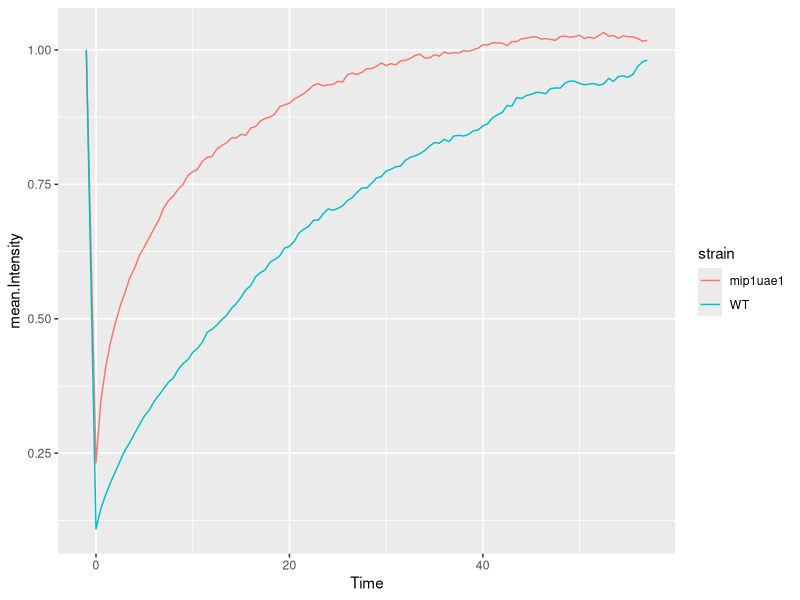
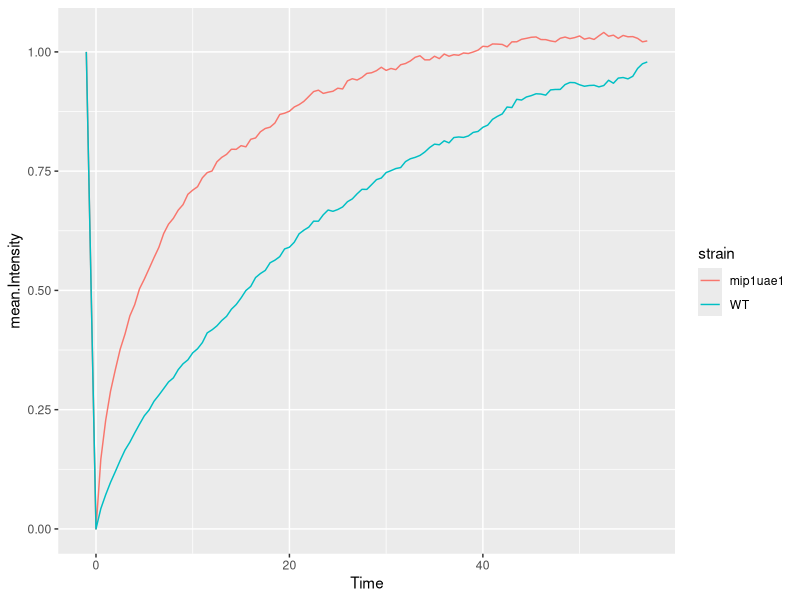
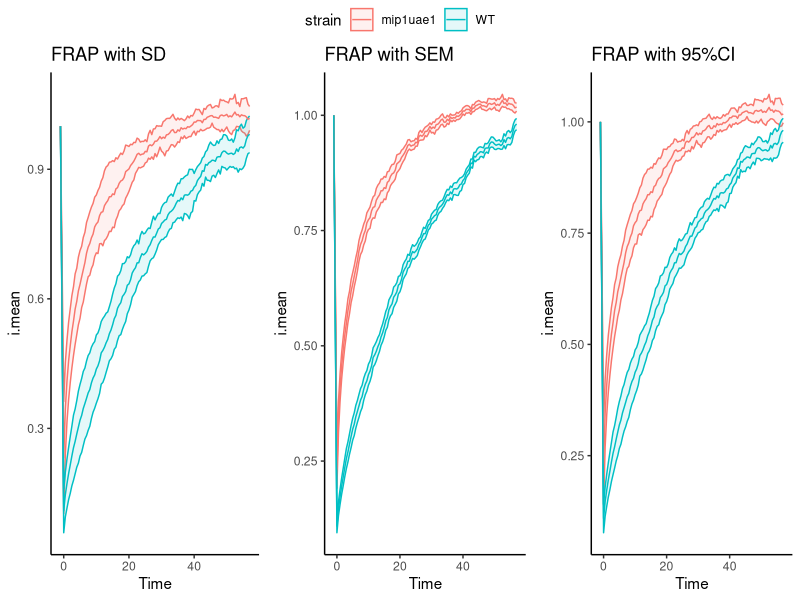
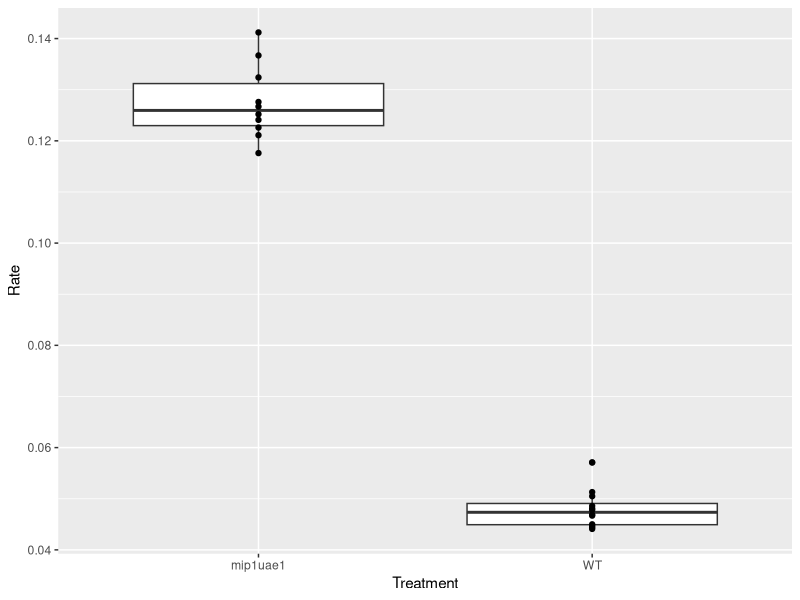
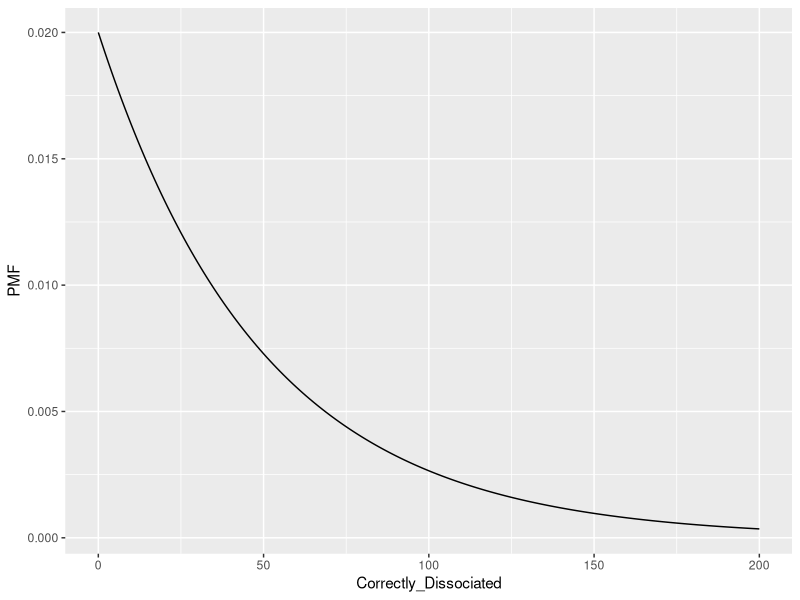
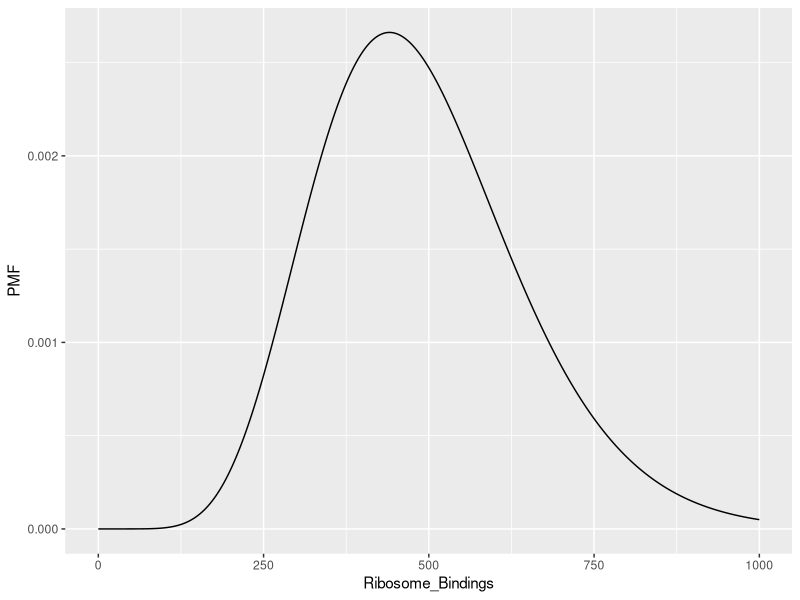
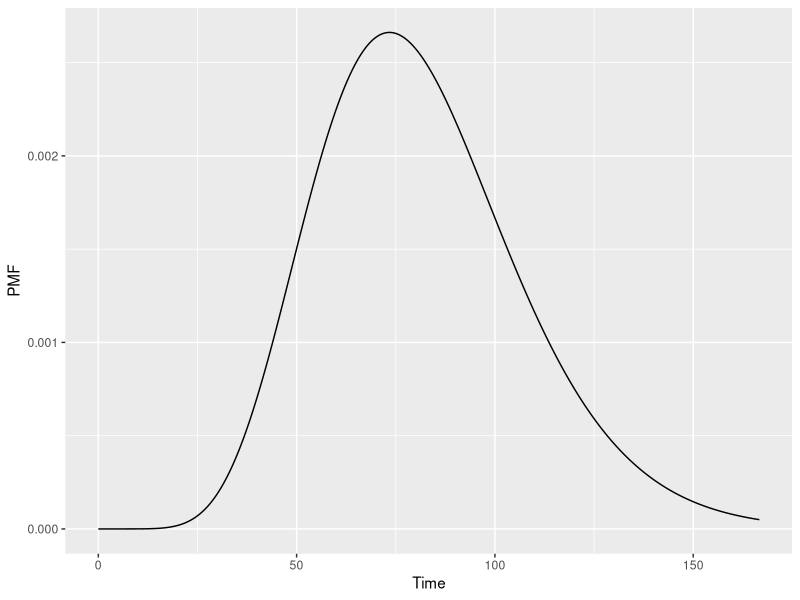
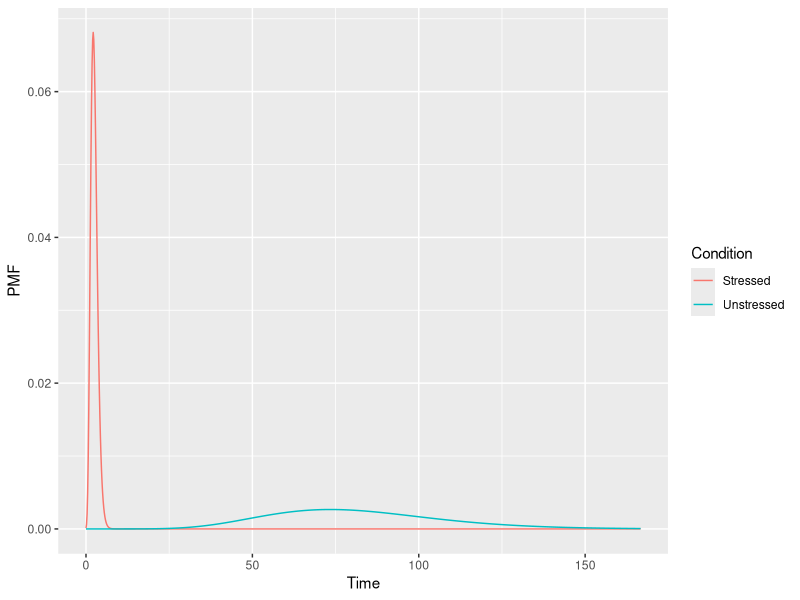

Here is the R script that generated these plots, in order:
## ---- chunk 1
knitr::opts_chunk$set(echo = TRUE)
library(ggplot2)
library(dplyr)
library(ggpubr)
## ---- chunk 2
frap=read.csv("./glh_frap.csv",stringsAsFactors =TRUE)
head(frap)
summary(frap)
## ---- chunk 3
# summary table
frap.summary = frap %>% 
      group_by(strain,Time) %>%

  summarise(mean.Intensity = mean(Intensity) )
head(frap.summary)
# View(frap.summary)
frap.summary
# plot
ggplot(frap.summary,
       aes(x=Time,y=mean.Intensity,col=strain))+
  geom_line()
## ---- chunk 4
# normalization function
int.norm=function(x){
  value=(x-min(x))/(1-min(x))
  return(value)
}
## ---- chunk 5
# add normalized intensity column
frap = frap %>%
  group_by( strain,rep ) %>%
  mutate(norm.Intensity =  int.norm(Intensity) )
head(frap)
# View(frap)
frap
## ---- chunk 6
# summary table
frap.summary.norm = frap %>% 
  group_by(strain,Time) %>%
  summarise(mean.Intensity = mean(norm.Intensity) )
head(frap.summary.norm)
# View(frap.summary)
frap.summary.norm
# plot
ggplot(frap.summary.norm,
       aes(x=Time,y=mean.Intensity,col=strain))+
  geom_line()

## ---- chunk 7
frap.norm.summary = frap %>% 
  group_by( strain,Time ) %>%
  summarise(i.mean = mean(Intensity) ,
            i.sd   = sd(Intensity) ,
            i.se   = sd(Intensity)/sqrt(max(rep)) ,
            rep    = max(rep) )
head(frap.norm.summary)
# View(frap.norm.summary)
frap.norm.summary
## ---- chunk 8
# SD.upper and SD.lower
frap.norm.summary=frap.norm.summary %>%group_by(strain,Time) %>% 
  mutate(SD.upper=i.mean+i.sd,
                                 SD.lower=i.mean-i.sd,
                                 SE.upper=i.mean+i.se,
                                 SE.lower=i.mean-i.se,
CI.upper=i.mean+qt(0.975,df=rep-1)*i.se,
        CI.lower=i.mean+qt(0.025,df=rep-1)*i.se  )

head(frap.norm.summary)
# View(frap.norm.summary)
frap.norm.summary
## ---- chunk 9
# SD plot
sd.plot = ggplot(frap.norm.summary,
                 aes(x=Time,
                     y=i.mean,col=strain )) +
    geom_ribbon(aes(ymin=SD.lower,ymax=SD.upper,fill=strain),alpha=0.1)+
  geom_line()+
  theme_classic() +
  ggtitle("FRAP with SD")

# SEM plot
se.plot = ggplot(frap.norm.summary,
                 aes(x=Time,
                     y=i.mean,col=strain )) +
    geom_ribbon(aes(ymin=SE.lower,ymax=SE.upper,fill=strain),alpha=0.1)+
  geom_line()+
  theme_classic() +
  ggtitle("FRAP with SEM")

# 95%CI plot
ci.plot = ggplot(frap.norm.summary,
                 aes(x=Time,
                     y=i.mean,col=strain )) +
    geom_ribbon(aes(ymin=CI.lower,ymax=CI.upper,fill=strain),alpha=0.1)+
  geom_line()+
  theme_classic() +
  ggtitle("FRAP with 95%CI")

ggarrange(sd.plot, se.plot, ci.plot, nrow=1, common.legend=TRUE)
## ---- chunk 10
# load FRAP rates
rate=read.csv("./rates_glh.csv")
rate=rate %>% group_by(Treatment)
# make the plot
ggplot(rate,
       aes(x=Treatment,y=Rate))+
  
  geom_boxplot()+
  geom_point()
## ---- chunk 11
# get WT and mutant rates separately
wt.rate = rate %>% filter(Treatment=="WT")
wt.rate=wt.rate$Rate
mut.rate =rate %>% filter(Treatment=="mip1uae1")
mut.rate=mut.rate$Rate
# test for significance
t.test(wt.rate,mut.rate)
## ---- chunk 12
# Create the "ideal" NB probability mass function over the range x=0:200.
atf4.unstressed.pmf <- dnbinom( x=0:200,size=1,prob=0.02 )

# Create a data frame with two columns: the range vector, and
# the corresponding PMF values.
atf4.unstressed.pmf.df <- data.frame(PMF = atf4.unstressed.pmf ,
                                     Correctly_Dissociated = 0:200)

# Make a density plot (the range goes on the x-axis, the density goes on the y-axis).
ggplot(atf4.unstressed.pmf.df,
       aes(x=Correctly_Dissociated,y=PMF))+
  geom_line()
## ---- chunk 13
# Create the probability mass function over the range 0:1000 (ribosome bindings)
# for r=10 "successes"
atf4.response.activation.pmf <- dnbinom(0:1000,size=10,p=0.02)

# Create a data.frame with the data
atf4.response.activation.pmf.df = data.frame(
  PMF = atf4.response.activation.pmf, 
  Ribosome_Bindings = 0:1000 )

# Make a density plot 
ggplot(atf4.response.activation.pmf.df,
       aes(x=Ribosome_Bindings,y=PMF))+
  geom_line()
## ---- chunk 14
# Add a Time column to this data frame giving the number of minutes to activation.
atf4.response.activation.pmf.df=atf4.response.activation.pmf.df %>% mutate(Time=Ribosome_Bindings/6)

# Make a density plot of the TIME to activate the response
# (time goes on the x-axis, density goes on the y-axis).
ggplot(atf4.response.activation.pmf.df,
       aes(x=Time,y=PMF))+
  geom_line()
## ---- chunk 15
# First, add a 'Condition' column to the "activated" data frame and set it to
# "Unstressed"
atf4.response.activation.pmf.df=atf4.response.activation.pmf.df %>% mutate(Condition="Unstressed")


# Create the PMF for the stressed condition over the range 0:1000 ribosome bindings
stressed.pmf <- dnbinom(0:1000,size=10,p=0.4)
stressed.pmf.df = data.frame(
  PMF = stressed.pmf, 
  Ribosome_Bindings = 0:1000 )
stressed.pmf.df=stressed.pmf.df %>% mutate(Time=Ribosome_Bindings/6)
stressed.pmf.df=stressed.pmf.df %>% mutate(Condition="Stressed")

# Create a data.frame with the data for the stressed condition.
# Add columns for Ribosome_Bindings, Time, and Condition.


# Row bind the unstressed and stressed data to create a full data set.
together.df=rbind(atf4.response.activation.pmf.df,stressed.pmf.df)

# Make a combined density plot with 'Time' as the independent variable, and
# map the color to Condition.
ggplot(together.df,
       aes(x=Time,y=PMF,col=Condition))+
  geom_line()
